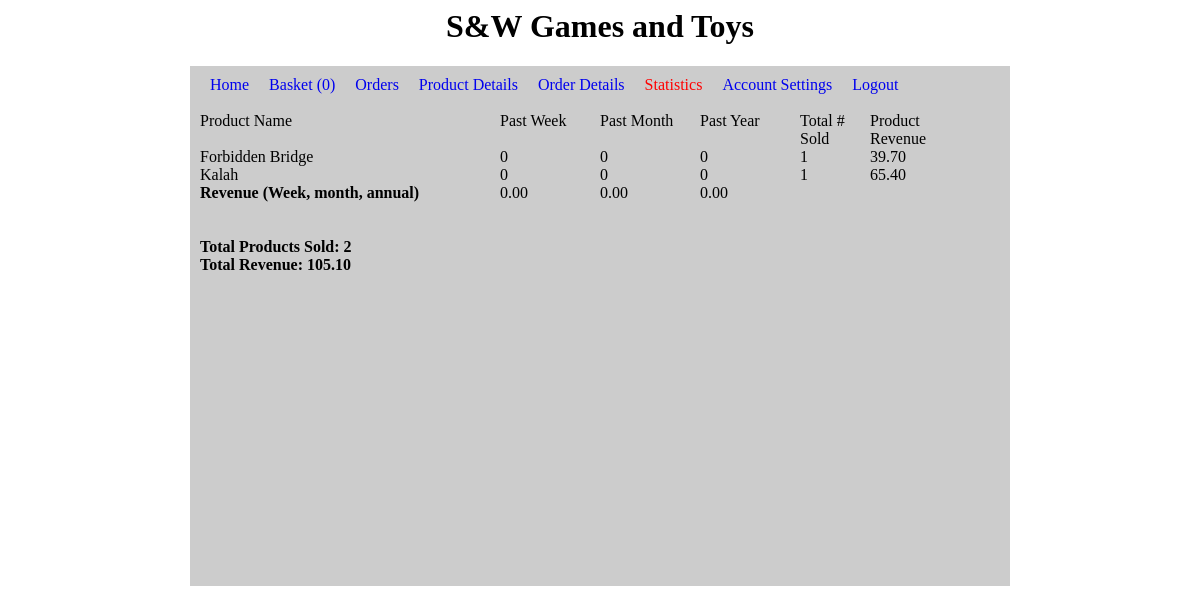
The app's page /statistics.php (signed in) with its own data.
### tables this page shows
CREATE TABLE IF NOT EXISTS orders(
id INTEGER(10) NOT NULL AUTO_INCREMENT PRIMARY KEY,
dateOrdered DATE DEFAULT NULL,
dateShipped DATE DEFAULT NULL,
userEmail VARCHAR(40) NOT NULL,
total DECIMAL(18,2) DEFAULT 0,
FOREIGN KEY (userEmail) REFERENCES users(email)
);

CREATE TABLE IF NOT EXISTS products(
id INTEGER(10) PRIMARY KEY AUTO_INCREMENT NOT NULL,
price DECIMAL(18,2) NOT NULL,
name VARCHAR(100) NOT NULL,
quantity INTEGER(6) NOT NULL,
promoDiscount INTEGER(3) NOT NULL DEFAULT 0,
promoFrom DATE,
promoTo DATE
);

### statistics.php (the view, shortened to what this page needs)
<html>
	<head>
		<link rel="stylesheet" type="text/css" href="./stylesheet.css">
	</head>
	<body>
		<?php
			$liEmail = $liName = $liRole = "";
			if(!isset($_SESSION['email']) || empty($_SESSION['email'])) {
				header("Location:../project/");
			}
			else {
				$liEmail = $_SESSION['email'];
				$liRole = $_SESSION['role'];
				include_once('./config.php');
				$stmt = $conn->prepare("select count(*) from orderDetails D where D.orderID=(select max(id) from orders O where O.userEmail=?)");
				$stmt->bind_param("s", $liEmail);
				$stmt->execute();
				$stmt->bind_result($items_in_basket);
			}
		?>
		<h1 id="header">S&W Games and Toys</h1>
		<div id="main">
			<div id="links">
				<?php
					if($liEmail){
						echo "<a href='../project'>Home</a>";
						echo "<a href='./basket.php'>Basket ({$items_in_basket})</a>";
						echo "<a href='./previous_orders.php'>Orders</a>";
						if($liRole == "STAFF" || $liRole == "MANAGER") {
							echo "<a href='./products.php'>Product Details</a>";
							echo "<a href='./orders.php'>Order Details</a>";
						}
						if($liRole == "MANAGER") {
                            echo "<a href='./statistics.php' class='active'>Statistics</a>";
                        }
						echo "<a href='./account.php'>Account Settings</a>";
						echo "<a href='./logout.php'>Logout</a>";
					}
					else {
						echo "<a href='./registration.php'>New User Register</a>";
						echo "<a href='./login.php'>Login</a>";
					}
				?>
			</div>
			<div id="statcalc">
				<?php
					$stmt = $conn->prepare("SELECT P.name,O.dateOrdered,P.price FROM orders O,products P WHERE O.id = P.id");
					$stmt->execute();
					$stmt->bind_result($prodName,$dateOrdered,$price);
					$lastWeek = 0;
					$lastMonth = 0;
					$lastYear = 0;
					$total = 0;
					$allProductsTotal = 0;
					$grossprofit = 0;
					$weekRevenue = 0;
					$monthRevenue = 0;
					$annualRevenue = 0;
					if($liRole == 'MANAGER'){
						echo '<br />';
						echo "<span>
							<div class='product_name'>Product Name</div>
							<div class='week'>Past Week</div>
							<div class='month'>Past Month</div>
							<div class='year'>Past Year</div>
							<div class='total'>Total # Sold</div>
							<div class='profit'>Product Revenue</div>
						</span>";
						echo '<br />';
						echo '<br />';
						while($stmt->fetch()){
							$total++;
							$prodProfit = $total * $price;
							$prodProfit = number_format($prodProfit, 2, '.', '');
							$grossprofit += $prodProfit;
							$grossprofit = number_format($grossprofit, 2, '.', '');
							echo "<div class='product_name'>$prodName</div>";
							echo "<div class='week'>$lastWeek</div>";
							echo "<div class='month'>$lastMonth</div>";
							echo "<div class='year'>$lastYear</div>";
							echo "<div class='total'>$total</div>";
							echo "<div class='profit'>$prodProfit</div>";
							$allProductsTotal += $total;
							$lastWeek = 0;
							$lastMonth = 0;
							$lastYear = 0;
							$total = 0;
						}
						$weekRevenue = number_format($weekRevenue, 2, '.', '');
						$monthRevenue = number_format($monthRevenue, 2, '.', '');
						$annualRevenue = number_format($annualRevenue, 2, '.', '');
						echo "<div class='interval_profit'>Revenue (Week, month, annual)</div>";
						echo "<div class='week'>$weekRevenue</div>";
						echo "<div class='month'>$monthRevenue</div>";
						echo "<div class='year'>$annualRevenue</div>";
						echo '<br />';
						echo '<br />';
						echo '<br />';
						echo '<br />';
						echo '<br />';
						echo "<div class='all_products'>Total Products Sold: $allProductsTotal</div>";
						echo '<br />';
						echo "<div class='all_products'>Total Revenue: $grossprofit</div>";
					}
					else{
						header("Location: ../project/");
					}
				?>
			</div>
		</div>
	</body>
</html>

### stylesheet.css (style rules this page uses)
a.active { color: red; }
#main { margin: 0 auto; min-width: 800px; width: 800px; background-color: #ccc; padding: 10px; min-height: 500px; }
#header { text-align: center; }
#links a, #links p { margin: 0px 10px; text-decoration: none; }
#links { display: flex; }
#statcalc .product_name { width: 300px; float: left; }
#statcalc .week { float: left; width: 100px; }
#statcalc .month { float: left; width: 100px; }
#statcalc .year { float: left; width: 100px; }
#statcalc .total { float: left; width: 70px; }
#statcalc .all_products { font-weight: bold; float: left; }
#statcalc .profit { float: left; width: 100px; }
#statcalc .interval_profit { width: 300px; float: left; font-weight: bold; }

### records on screen
orders: products.name "Forbidden Bridge", lastWeek "0", lastMonth "0", lastYear "0", total "1", products.price "39.70"
orders: products.name "Kalah", lastWeek "0", lastMonth "0", lastYear "0", total "1", products.price "65.40"

### other values on screen
$items_in_basket "0"
$weekRevenue "0.00"
$monthRevenue "0.00"
$annualRevenue "0.00"
$allProductsTotal "2"
$grossprofit "105.10"
